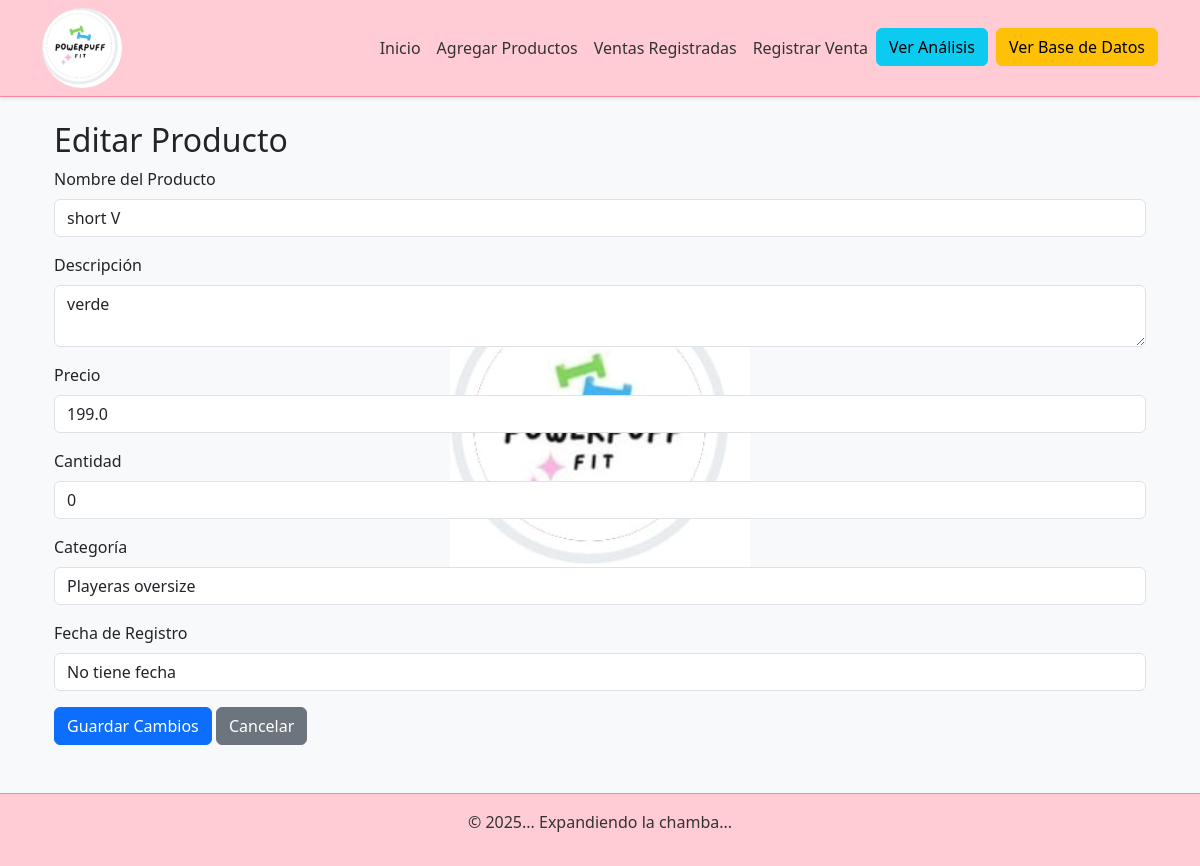
/producto/editar/1, run on the app's committed database.
### app/models.py (models this page shows, shortened)
class Producto(db.Model):
    id = db.Column(db.Integer, primary_key=True)
    nombre = db.Column(db.String(100), nullable=False)
    descripcion = db.Column(db.Text, nullable=True)
    precio = db.Column(db.Float, nullable=False)
    cantidad = db.Column(db.Integer, default=0)
    categoria_id = db.Column(db.Integer, db.ForeignKey('categoria.id'), nullable=False)  # Clave foránea a 'Categoria'
    activo = db.Column(db.Boolean, default=True)
    fecha_registro = db.Column(db.DateTime, default=datetime.utcnow)
    cantidad_vendida = db.Column(db.Integer, default=0)
    variantes = db.relationship('ProductoVariante', back_populates='producto')
    ventas = db.relationship('VentaProducto', back_populates='producto')
    movimientos = db.relationship('MovimientoInventario', back_populates='producto')
    categoria = db.relationship('Categoria', backref='productos')

class Categoria(db.Model):
    __tablename__ = 'categoria'
    id = db.Column(db.Integer, primary_key=True)
    nombre = db.Column(db.String(100), nullable=False, unique=True)

### app/routes.py (the view, shortened to what this page needs)
@routes.route('/producto/editar/<int:id>', methods=['GET', 'POST'])
def editar_producto(id):
    producto = Producto.query.get_or_404(id)
    categorias = Categoria.query.all()  # Obtener todas las categorías desde la base de datos
    return render_template('editar_producto.html', producto=producto, categorias=categorias)

### app/templates/editar_producto.html (shortened to what this page needs)
{% extends "base.html" %}
{% block content %}
<div class="container mt-4">
    <h2>Editar Producto</h2>
    <form action="{{ url_for('routes.editar_producto', id=producto.id) }}" method="POST">
        <div class="mb-3">
            <label for="nombre" class="form-label">Nombre del Producto</label>
            <input type="text" class="form-control" id="nombre" name="nombre" value="{{ producto.nombre }}" required>
        </div>
        <div class="mb-3">
            <label for="descripcion" class="form-label">Descripción</label>
            <textarea class="form-control" id="descripcion" name="descripcion">{{ producto.descripcion }}</textarea>
        </div>
        <div class="mb-3">
            <label for="precio" class="form-label">Precio</label>
            <input type="number" class="form-control" id="precio" name="precio" value="{{ producto.precio }}" step="0.01" required>
        </div>
        <div class="mb-3">
            <label for="cantidad" class="form-label">Cantidad</label>
            <input type="number" class="form-control" id="cantidad" name="cantidad" value="{{ producto.cantidad }}" required>
        </div>
        <div class="mb-3">
            <label for="categoria" class="form-label">Categoría</label>
            <select class="form-control" id="categoria" name="categoria" required>
                {% for categoria in categorias %}
                    <option value="{{ categoria.id }}" {% if categoria.id == producto.categoria_id %}selected{% endif %}>
                        {{ categoria.nombre }}
                    </option>
                {% endfor %}
            </select>
        </div>
        <div class="mb-3">
            <label for="fecha_registro" class="form-label">Fecha de Registro</label>
            <input type="text" class="form-control" id="fecha_registro"
                   value="{% if producto.fecha_registro %}{{ producto.fecha_registro.strftime('%Y-%m-%d %H:%M') }}{% else %}No tiene fecha{% endif %}"
                   readonly>
        </div>
        <div class="d-grid gap-2 d-md-block">
            <button type="submit" class="btn btn-primary">Guardar Cambios</button>
            <a href="{{ url_for('routes.index') }}" class="btn btn-secondary">Cancelar</a>
        </div>
    </form>
</div>
{% endblock %}

### data on the page
Producto: nombre "short V", descripcion "verde", precio "199.0", cantidad "0", categoria "Playeras oversize", fecha_registro "No tiene fecha"
